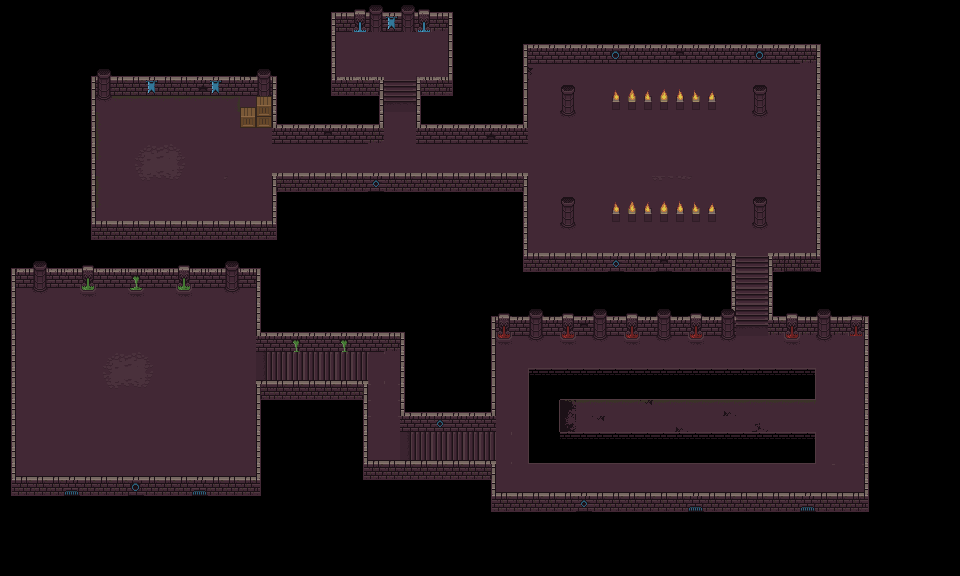

A 2D game scene composited from a Tiled map and its tileset images. What follows is a short description and the map's XML, with each tile layer's data collapsed to a summary:
An orthogonal 60x36 tile map with 16x16 px tiles, 7 tile layers (background, backgrounddetails, floor, floordetails, ...), 2 tilesets.

<map version="1.0" tiledversion="1.1.5" orientation="orthogonal" renderorder="right-down" width="60" height="36" tilewidth="16" tileheight="16" infinite="0" nextobjectid="1">
 <tileset firstgid="1" name="DungeonTileset" tilewidth="16" tileheight="16" tilecount="256" columns="16">
  <image source="DungeonTileset.png" width="256" height="256" />
 </tileset>
 <tileset firstgid="257" name="WallTileset" tilewidth="16" tileheight="16" tilecount="256" columns="16">
  <image source="WallTileset.png" width="256" height="256" />
 </tileset>
 <layer name="background" width="60" height="36">
  <data>[2160 cells, 0 non-empty, 0 distinct tile ids]</data>
 </layer>
 <layer name="backgrounddetails" width="60" height="36" opacity="0.98">
  <data>[2160 cells, 74 non-empty, 8 distinct tile ids]</data>
 </layer>
 <layer name="floor" width="60" height="36">
  <data>[2160 cells, 754 non-empty, 8 distinct tile ids]</data>
 </layer>
 <layer name="floordetails" width="60" height="36">
  <data>[2160 cells, 112 non-empty, 29 distinct tile ids]</data>
 </layer>
 <layer name="foreground" width="60" height="36">
  <data>[2160 cells, 408 non-empty, 24 distinct tile ids]</data>
 </layer>
 <layer name="foregrounddetails" width="60" height="36">
  <data>[2160 cells, 73 non-empty, 22 distinct tile ids]</data>
 </layer>
 <layer name="foregroundtops" width="60" height="36">
  <data>[2160 cells, 122 non-empty, 14 distinct tile ids]</data>
 </layer>
</map>
